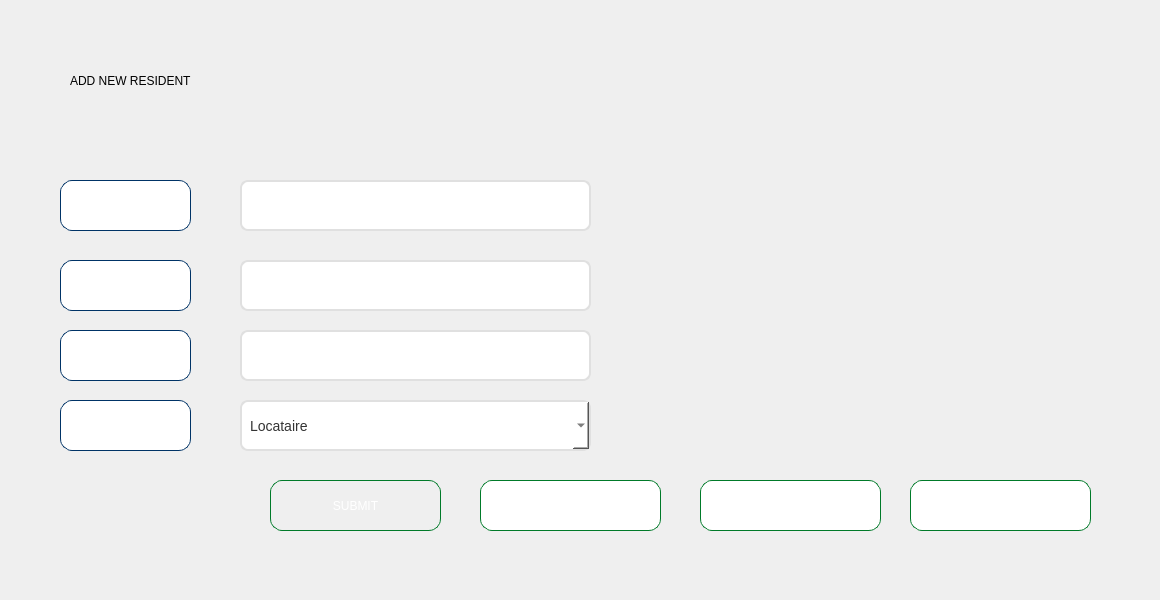
         <widget class="QWidget" name="tab">
          <attribute name="title">
           <string>ADD</string>
          </attribute>
          <widget class="QWidget" name="widget_2" native="true">
           <property name="geometry">
            <rect>
             <x>0</x>
             <y>0</y>
             <width>1151</width>
             <height>591</height>
            </rect>
           </property>
           <widget class="QLineEdit" name="lineEdit_8">
            <property name="geometry">
             <rect>
              <x>240</x>
              <y>330</y>
              <width>351</width>
              <height>51</height>
             </rect>
            </property>
            <property name="styleSheet">
             <string notr="true">QLineEdit {
    background-color: white;
    border: 2px solid #e0e0e0;
    border-radius: 8px;
    padding: 8px;
    font-size: 14px;
    color: #333;
}

QLineEdit:hover {
    border: 2px solid #29b6f6;
    background-color: #f9f9f9;
}

QLineEdit:focus {
    border: 2px solid #0d47a1;
    background-color: white;
}</string>
            </property>
           </widget>
           <widget class="QLabel" name="label_5">
            <property name="geometry">
             <rect>
              <x>770</x>
              <y>40</y>
              <width>121</width>
              <height>81</height>
             </rect>
            </property>
            <property name="styleSheet">
             <string notr="true">background:transparent;</string>
            </property>
            <property name="text">
             <string/>
            </property>
            <property name="pixmap">
             <pixmap>../../Downloads/Capture_d_écran_2025-09-29_075328-removebg-preview.png</pixmap>
            </property>
            <property name="scaledContents">
             <bool>true</bool>
            </property>
           </widget>
           <widget class="QLineEdit" name="lineEdit_5">
            <property name="geometry">
             <rect>
              <x>60</x>
              <y>400</y>
              <width>131</width>
              <height>51</height>
             </rect>
            </property>
            <property name="styleSheet">
             <string notr="true">QLineEdit {
	font: 700 italic 10pt &quot;Times New Roman&quot;;
	color: white;
    background: qlineargradient(
        x1: 0, y1: 0, x2: 1, y2: 1,
        stop: 0 #001F3F,   /* bleu marine profond */
        stop: 1 #004080    /* bleu marine plus clair */
    );
    border: 1px solid #003366; /* contour subtil bleu foncé */
    border-radius: 12px;       /* coins arrondis */
    padding: 6px

}</string>
            </property>
            <property name="text">
             <string>Type :</string>
            </property>
           </widget>
           <widget class="QLineEdit" name="lineEdit_7">
            <property name="geometry">
             <rect>
              <x>240</x>
              <y>260</y>
              <width>351</width>
              <height>51</height>
             </rect>
            </property>
            <property name="styleSheet">
             <string notr="true">QLineEdit {
    background-color: white;
    border: 2px solid #e0e0e0;
    border-radius: 8px;
    padding: 8px;
    font-size: 14px;
    color: #333;
}

QLineEdit:hover {
    border: 2px solid #29b6f6;
    background-color: #f9f9f9;
}

QLineEdit:focus {
    border: 2px solid #0d47a1;
    background-color: white;
}</string>
            </property>
           </widget>
           <widget class="QLineEdit" name="lineEdit_4">
            <property name="geometry">
             <rect>
              <x>60</x>
              <y>330</y>
              <width>131</width>
              <height>51</height>
             </rect>
            </property>
            <property name="styleSheet">
             <string notr="true">QLineEdit {
	font: 700 italic 10pt &quot;Times New Roman&quot;;
	color: white;
    background: qlineargradient(
        x1: 0, y1: 0, x2: 1, y2: 1,
        stop: 0 #001F3F,   /* bleu marine profond */
        stop: 1 #004080    /* bleu marine plus clair */
    );
    border: 1px solid #003366; /* contour subtil bleu foncé */
    border-radius: 12px;       /* coins arrondis */
    padding: 6px

}</string>
            </property>
            <property name="text">
             <string>Last Name:</string>
            </property>
           </widget>
           <widget class="QLineEdit" name="lineEdit_6">
            <property name="geometry">
             <rect>
              <x>240</x>
              <y>180</y>
              <width>351</width>
              <height>51</height>
             </rect>
            </property>
            <property name="styleSheet">
             <string notr="true">QLineEdit {
    background-color: white;
    border: 2px solid #e0e0e0;
    border-radius: 8px;
    padding: 8px;
    font-size: 14px;
    color: #333;
}

QLineEdit:hover {
    border: 2px solid #29b6f6;
    background-color: #f9f9f9;
}

QLineEdit:focus {
    border: 2px solid #0d47a1;
    background-color: white;
}</string>
            </property>
           </widget>
           <widget class="QLabel" name="label_12">
            <property name="geometry">
             <rect>
              <x>70</x>
              <y>60</y>
              <width>641</width>
              <height>41</height>
             </rect>
            </property>
            <property name="styleSheet">
             <string notr="true">font: 700 italic 36pt &quot;Times New Roman&quot;;</string>
            </property>
            <property name="text">
             <string>ADD NEW RESIDENT</string>
            </property>
           </widget>
           <widget class="QLineEdit" name="lineEdit_3">
            <property name="geometry">
             <rect>
              <x>60</x>
              <y>260</y>
              <width>131</width>
              <height>51</height>
             </rect>
            </property>
            <property name="styleSheet">
             <string notr="true">QLineEdit {
	font: 700 italic 10pt &quot;Times New Roman&quot;;
	color: white;
    background: qlineargradient(
        x1: 0, y1: 0, x2: 1, y2: 1,
        stop: 0 #001F3F,   /* bleu marine profond */
        stop: 1 #004080    /* bleu marine plus clair */
    );
    border: 1px solid #003366; /* contour subtil bleu foncé */
    border-radius: 12px;       /* coins arrondis */
    padding: 6px

}</string>
            </property>
            <property name="text">
             <string>Name :</string>
            </property>
           </widget>
           <widget class="QComboBox" name="comboBox">
            <property name="geometry">
             <rect>
              <x>240</x>
              <y>400</y>
              <width>351</width>
              <height>51</height>
             </rect>
            </property>
            <property name="styleSheet">
             <string notr="true">QComboBox{
    background-color: white;
    border: 2px solid #e0e0e0;
    border-radius: 8px;
    padding: 8px;
    font-size: 14px;
    color: #333;
}

QComboBox:hover {
    border: 2px solid #29b6f6;
    background-color: #f9f9f9;
}

QComboBox:focus {
    border: 2px solid #0d47a1;
    background-color: white;
}</string>
            </property>
            <item>
             <property name="text">
              <string>Locataire </string>
             </property>
            </item>
            <item>
             <property name="text">
              <string>Propriétaire</string>
             </property>
            </item>
           </widget>
           <widget class="QLineEdit" name="lineEdit_9">
            <property name="enabled">
             <bool>true</bool>
            </property>
            <property name="geometry">
             <rect>
              <x>60</x>
              <y>180</y>
              <width>131</width>
              <height>51</height>
             </rect>
            </property>
            <property name="focusPolicy">
             <enum>Qt::FocusPolicy::NoFocus</enum>
            </property>
            <property name="contextMenuPolicy">
             <enum>Qt::ContextMenuPolicy::NoContextMenu</enum>
            </property>
            <property name="acceptDrops">
             <bool>true</bool>
            </property>
            <property name="styleSheet">
             <string notr="true">QLineEdit {
	font: 700 italic 10pt &quot;Times New Roman&quot;;
	color: white;
    background: qlineargradient(
        x1: 0, y1: 0, x2: 1, y2: 1,
        stop: 0 #001F3F,   /* bleu marine profond */
        stop: 1 #004080    /* bleu marine plus clair */
    );
    border: 1px solid #003366; /* contour subtil bleu foncé */
    border-radius: 12px;       /* coins arrondis */
    padding: 6px

}</string>
            </property>
            <property name="text">
             <string>ID :</string>
            </property>
            <property name="cursorPosition">
             <number>4</number>
            </property>
           </widget>
           <widget class="QLineEdit" name="lineEdit_144">
            <property name="geometry">
             <rect>
              <x>910</x>
              <y>480</y>
              <width>181</width>
              <height>51</height>
             </rect>
            </property>
            <property name="styleSheet">
             <string notr="true">QLineEdit {
	font: 700 italic 10pt &quot;Times New Roman&quot;;
    background: qlineargradient(x1:0, y1:0, x2:0, y2:1,
                                stop:0 #00ff66, stop:1 #009933);
    color: white;
    border: 1px solid #007a29;
    border-radius: 12px;
    padding: 6px;
}
QLineEdit :hover {
    background: qlineargradient(x1:0, y1:0, x2:0, y2:1,
                                stop:0 #33ff99, stop:1 #00cc44);
}

QLineEdit :pressed {
    background: qlineargradient(x1:0, y1:0, x2:0, y2:1,
                                stop:0 #00cc44, stop:1 #007a29);
}
</string>
            </property>
            <property name="text">
             <string>Generate Code</string>
            </property>
           </widget>
           <widget class="QLineEdit" name="lineEdit_131">
            <property name="geometry">
             <rect>
              <x>480</x>
              <y>480</y>
              <width>181</width>
              <height>51</height>
             </rect>
            </property>
            <property name="styleSheet">
             <string notr="true">QLineEdit {
	font: 700 italic 10pt &quot;Times New Roman&quot;;
    background: qlineargradient(x1:0, y1:0, x2:0, y2:1,
                                stop:0 #00ff66, stop:1 #009933);
    color: white;
    border: 1px solid #007a29;
    border-radius: 12px;
    padding: 6px;
}
QLineEdit :hover {
    background: qlineargradient(x1:0, y1:0, x2:0, y2:1,
                                stop:0 #33ff99, stop:1 #00cc44);
}

QLineEdit :pressed {
    background: qlineargradient(x1:0, y1:0, x2:0, y2:1,
                                stop:0 #00cc44, stop:1 #007a29);
}
</string>
            </property>
            <property name="text">
             <string>Resident Contract </string>
            </property>
           </widget>
           <widget class="QLineEdit" name="lineEdit_132">
            <property name="geometry">
             <rect>
              <x>700</x>
              <y>480</y>
              <width>181</width>
              <height>51</height>
             </rect>
            </property>
            <property name="styleSheet">
             <string notr="true">QLineEdit {
	font: 700 italic 10pt &quot;Times New Roman&quot;;
    background: qlineargradient(x1:0, y1:0, x2:0, y2:1,
                                stop:0 #00ff66, stop:1 #009933);
    color: white;
    border: 1px solid #007a29;
    border-radius: 12px;
    padding: 6px;
}
QLineEdit :hover {
    background: qlineargradient(x1:0, y1:0, x2:0, y2:1,
                                stop:0 #33ff99, stop:1 #00cc44);
}

QLineEdit :pressed {
    background: qlineargradient(x1:0, y1:0, x2:0, y2:1,
                                stop:0 #00cc44, stop:1 #007a29);
}
</string>
            </property>
            <property name="text">
             <string>Export PDF</string>
            </property>
           </widget>
           <widget class="QPushButton" name="pushButton_9">
            <property name="geometry">
             <rect>
              <x>270</x>
              <y>480</y>
              <width>171</width>
              <height>51</height>
             </rect>
            </property>
            <property name="styleSheet">
             <string notr="true">QPushButton  {
	font: 700 italic 10pt &quot;Times New Roman&quot;;
    background: qlineargradient(x1:0, y1:0, x2:0, y2:1,
                                stop:0 #00ff66, stop:1 #009933);
    color: white;
    border: 1px solid #007a29;
    border-radius: 12px;
    padding: 6px;
}
QPushButton :hover {
    background: qlineargradient(x1:0, y1:0, x2:0, y2:1,
                                stop:0 #33ff99, stop:1 #00cc44);
}

QPushButton :pressed {
    background: qlineargradient(x1:0, y1:0, x2:0, y2:1,
                                stop:0 #00cc44, stop:1 #007a29);
}
</string>
            </property>
            <property name="text">
             <string>SUBMIT</string>
            </property>
           </widget>
          </widget>
         </widget>
